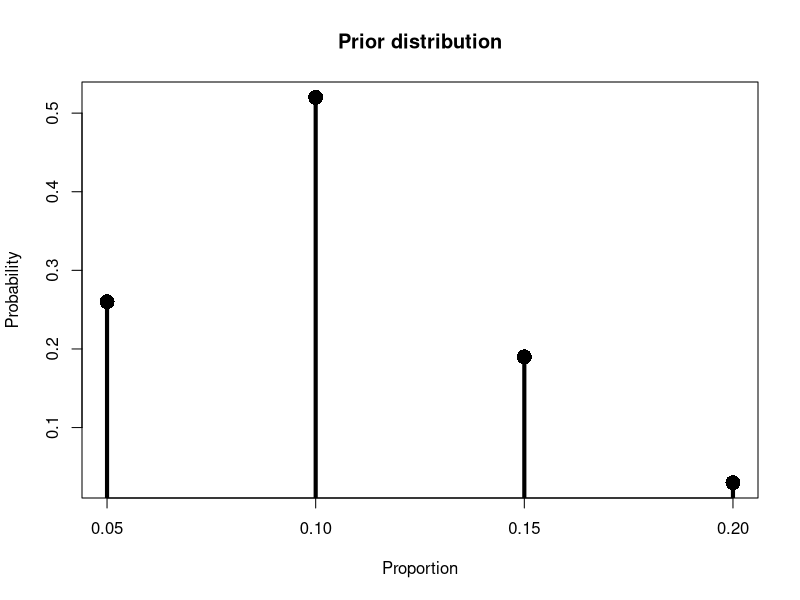
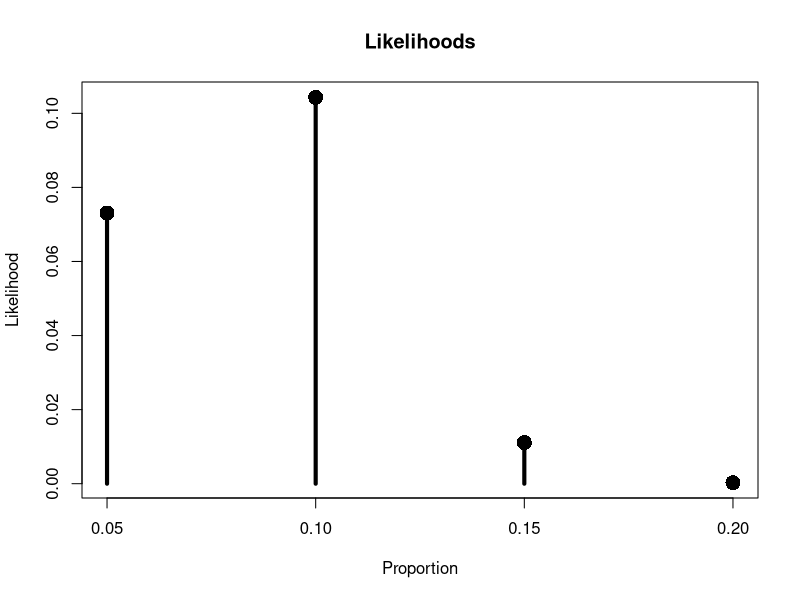
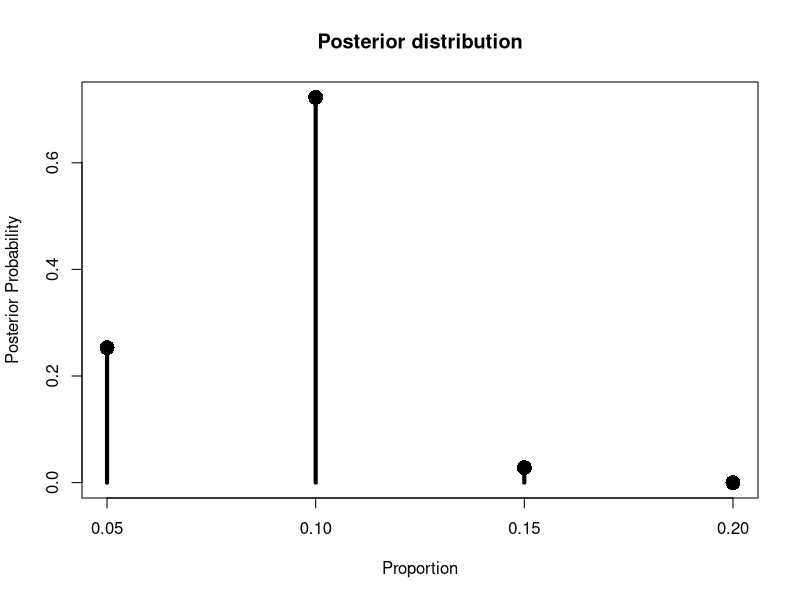

Source code (R) for these figures, in order:
## ---- chunk 1
#| label: NHST approach

# binom.test(successes, total trials, prob success)
binom.test(8, 104, 0.1)
## ---- chunk 2
#| label: create prop weights

# set 'plausibility' on proportions of 5, 10, 15 & 20%
props <- seq(0.05, 0.2, 0.05) # my proportions; start, stop, step
wgts <- c(4, 8, 3, 0.5) # arbitrary plausibility weight for each proportion; most on 0.1
cbind(props, wgts)
## ---- chunk 3
#| label: convert weights to probabilities
priors <- round(wgts/sum(wgts),2) # convert weights to probabilities
cbind(props, wgts, priors)
## ---- chunk 4
#| label: prior probability distribution
#| fig-cap: The prior probability distribution
plot(props, priors, type='h', xlab = 'Proportion', ylab='Probability', main = 'Prior distribution', lwd=4)
points(props, priors, pch=16, cex=2)
## ---- chunk 5
#| label: dbinom() to calculate likelihood for 5%
# binomial prob for 8 successes out of 104 trials with prob s = 0.05
dbinom(8, 104, 0.05)
## ---- chunk 6
#| label: calculate likelihood for each hypothetical proportion
#| fig-cap: The likelihoods

# calc all likelihoods
like_vec <- dbinom(8, 104, props) |> 
  round(4)

# plot likelihoods
plot(props, like_vec, type='h', xlab = 'Proportion', ylab='Likelihood', lwd=4, main = 'Likelihoods')
points(props, like_vec, pch=16, cex=2)
## ---- chunk 7
#| label: create Bayes box table
# Bayes box table
bayes_tab <- data.frame(theta = props, prior = priors, likelihood = round(like_vec,4))
knitr::kable(bayes_tab, caption = "Table 1. Priors and likelihoods for different proportions.")
## ---- chunk 8
#| label: calculate numerator for Bayes theorem
# calc Bayes numerators
like_x_prior <- like_vec * priors
bayes_tab$like_x_prior <- round(like_x_prior, 4)
knitr::kable(bayes_tab, caption = "Table 2. Priors, likelihoods and their product for different proportions.")
## ---- chunk 9
#| label: denominator for Bayes theorem
# calc Bayes denominator (evidence)
denom <- sum(bayes_tab$like_x_prior) |> 
  round(3)
## ---- chunk 10
#| label: calculate posteriors

# calc posteriors
post <- bayes_tab$like_x_prior/denom |>
  round(4)
# add posterior probs to the table
bayes_tab$post <- round(post, 4)
knitr::kable(bayes_tab, caption = "Table 3. Priors, likelihoods, their product and posterior probabilities for different proportions.")
## ---- chunk 11
#| label: Posterior distribution plot
#| fig-cap: The posterior distribution
# plot the posteriors
plot(bayes_tab$theta, bayes_tab$post, type='h', xlab='Proportion', ylab='Posterior Probability', main = 'Posterior distribution', lwd=4)
points(bayes_tab$theta, bayes_tab$post, pch=16, cex=2)
